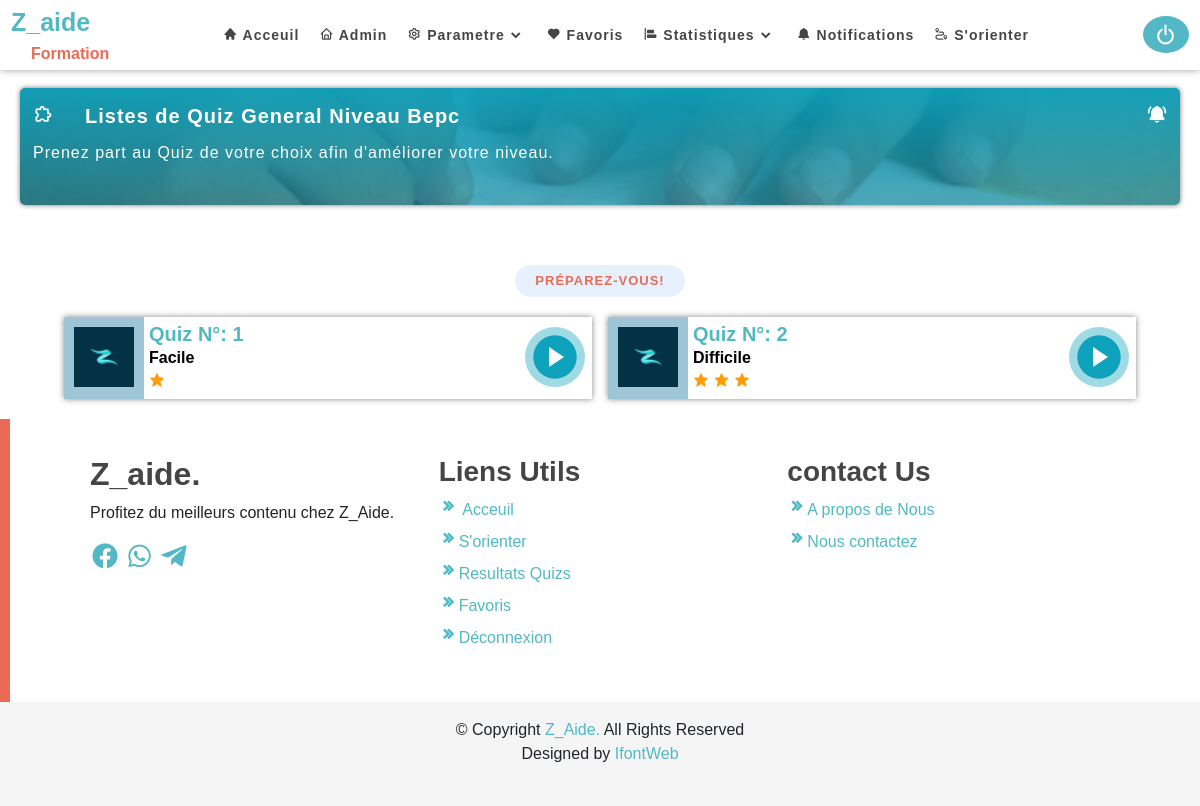
The page /start/general/1/ (signed in) on the database its author committed.
### programme/models.py (models this page shows, shortened)
class Niveau(models.Model):
    Nom_niveau=models.CharField(max_length=200,null=True,blank=True)
    image_niveau=models.FileField(upload_to='classe',null=True,blank=True)
    slug=models.SlugField(null=True ,blank=True)

class Generalquiz(models.Model):
    LEVEL=(
        ('Facile','Facile'),
        ('Normal','Normal'),
        ('Difficile','Dificle'),
    )
    disponibilité=(
        ('disponible','disponible'),
        ('indisponible','indisponible')
    )
    nomQuiz=models.CharField(max_length=300)
    numeroQuiz=models.IntegerField(help_text="Questionnaire Numero")
    niveauQuiz=models.ForeignKey(Niveau,on_delete=models.CASCADE,related_name="Quizniveau")
    nombreDequestion=models.IntegerField(help_text="nombre de question")
    temps=models.IntegerField(help_text="temps pour traiter le questionnair")
    score=models.IntegerField(help_text="Point pour le questionnaire")
    dificulte=models.CharField(max_length=200,choices=LEVEL)
    date=models.DateTimeField(auto_now_add=True)
    etat=models.CharField(choices=disponibilité,max_length=200,blank=True)

### programme/views.py (the view)
# urls.py: path('general/<int:int_niveau>/',views.genarlquiz,name='GneralListquiz'),
@login_required(login_url='connex:log')
def genarlquiz(request,int_niveau):
    niveau=Niveau.objects.get(pk=int_niveau)
    quizliste=niveau.Quizniveau.all()
    nombre=GeneralResultats.objects.filter(user=request.user).count()
    nombre=int(nombre)
    fav=bool
    if quizliste :
        fav=True
        fav=str(fav)
    else:
        fav=False
        fav=str(fav)
    context={
        'niveau':niveau,
        'quizs':quizliste,
        'fav':fav,
        'nombre':nombre
    }
    return render(request,'Genralquiz.html',context)

### connex/models.py (called while the page is built)
    def __str__(self):
        return self.email

### programme/templatetags/myfilter.py (called while the page is built)
@register.filter(name="veri2")
def veri2(valeur):
    return str(valeur)

### programme/templates/Genralquiz.html (shortened to what this page needs)
{% extends 'base.html'  %}
{% load static %}
{% load myfilter %}
{%  block content  %}
{% include 'nav.html' %}
<section class="First mt-5">
  <div class="second">
      <div class="present">
          <div class="icon">
              <i class="bx bx-extension"></i>
          </div>
          <p>Listes de Quiz General {{niveau.Nom_niveau}}</p>
          {%  if nombre >= 5 %}
          {%else%}
          <div class="iconalert">
              <i class='bx bxs-bell-ring' data-bs-toggle="modal" data-bs-target="#e"></i>
          </div>
          {%endif%}
      </div>
      <p>Prenez part au Quiz de votre choix afin d'améliorer votre niveau. </p>
  </div>
</section>
<section class="quizselects">
    <div class="section-header">
      <h2>Préparez-vous!</h2>
    </div>
    {% if fav == 'False' %}
    <div class="favcheck">
      <div class="fav">
        <div class="icon">
          <i class="bx bxs-error"  ></i>
        </div>
        <h5>Les Quizs ne sont pas disponible pour le moments.</h5>
        <p></p>
      </div>
    </div>
    {%else%}
    <div class="selects">
        {% for quiz in quizs  %}
        {% if quiz.etat|veri2 == 'indisponible' and request.user.is_superuser %}
        <div class="cards">
            <div class="img">
                <img src="/static/assets/img/logoZ.png" >
            </div>
            <div class="detail">
                <h5>{{quiz.nomQuiz}} N°: {{quiz.numeroQuiz}}</h5>
                <div class="icon">
                    {% if quiz.dificulte == "Difficile"  %}
                    <p><b>{{quiz.dificulte}}</b></p>
                    <i class="bx bxs-star"></i>
                    <i class="bx bxs-star"></i>
                    <i class="bx bxs-star"></i>
                    {% elif quiz.dificulte == "Normal" %}
                    <p><b>{{quiz.dificulte}}</b></p>
                    <i class="bx bxs-star"></i>
                    <i class="bx bxs-star"></i>
                    {% else  %}
                    <p><b>{{quiz.dificulte}}</b></p>
                    <i class="bx bxs-star"></i>
                    {%endif%}
                </div>
            </div>
            <div class="btn">
                <a href="#" class="btn-play modal-buton" data-bs-toggle="modal" data-bs-target="#exampleModal"
                    data-pk="{{ quiz.pk }}"
                    data-quizs="{{ quiz.nomQuiz }}"
                    data-question="{{quiz.nombreDequestion}}"
                    data-dificulte="{{quiz.dificulte}}"
                    data-time="{{quiz.temps}}"
                    data-score="{{quiz.score}}"
                    data-matiere="{{quiz.matierequiz}}"
                ></a>
            </div>
        </div>
      {%endif%}
        {%endfor%}
    </div>
    {%endif%}
</section>
{% include 'footer.html' %}
{% endblock  %}

### rows shown on the page
Niveau: Nom_niveau "Niveau Bepc"
Generalquiz: nomQuiz "Quiz", numeroQuiz "1", dificulte "Facile"
Generalquiz: nomQuiz "Quiz", numeroQuiz "2", dificulte "Difficile"
